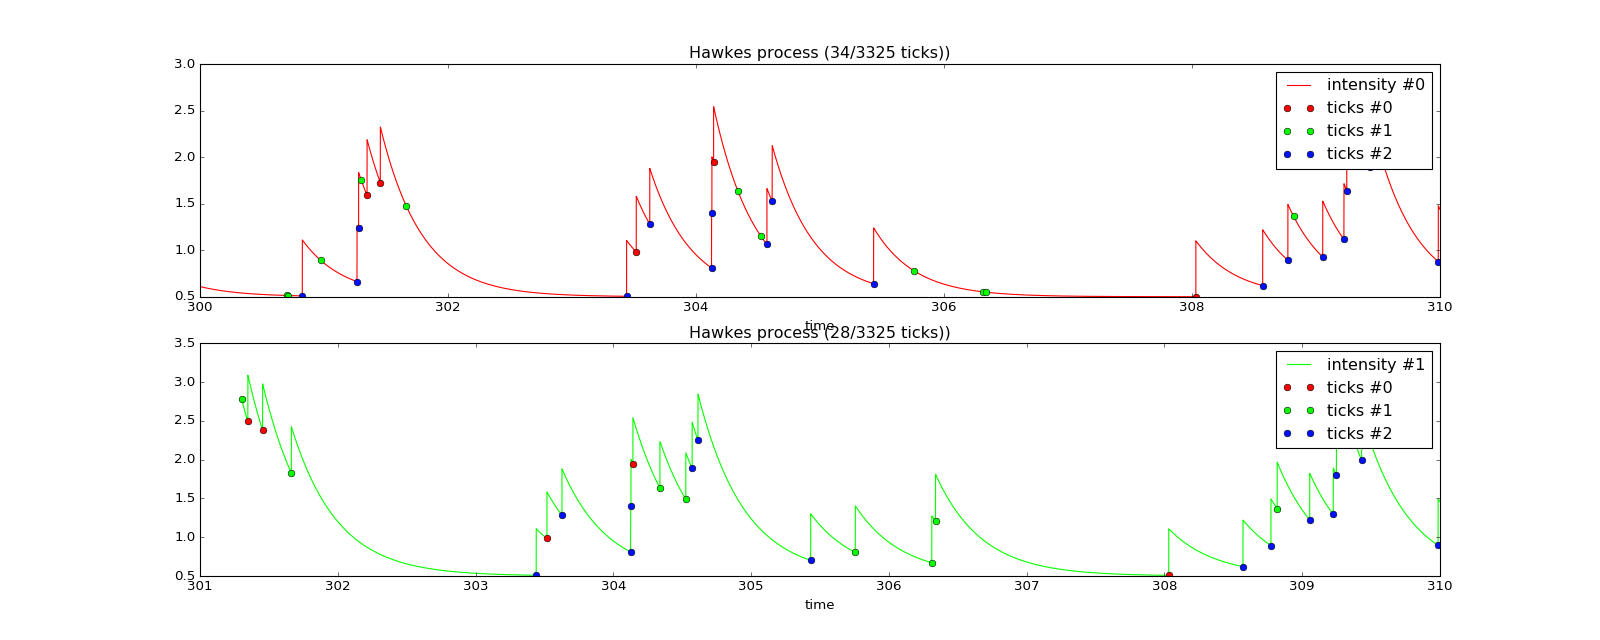

The Python source for this figure:
from mlpp.simulation import SimuHawkesExpKernels
import matplotlib.pyplot as plt
from pylab import rcParams
import numpy as np

rcParams['figure.figsize'] = 20, 8

d = 3  # dimension of the Hawkes process
alphas = 0.2 * np.ones((d, d))
alphas[0, 1] = 0
betas = 3 * np.ones((d, d))
mus = 0.5 * np.ones(d)
hawkes = SimuHawkesExpKernels(adjacency=alphas, decays=betas,
                              baseline=mus, verbose=False)

run_time = 1000
hawkes.end_time = run_time
dt = 0.001
hawkes.track_intensity(dt)
hawkes.simulate()

ax1 = plt.subplot(211)
hawkes.plot(ax=ax1, dim=0, t_min=300, t_max=310)

ax2 = plt.subplot(212)
hawkes.plot(ax=ax2, dim=1, max_points=28, t_max=310)

plt.show()
